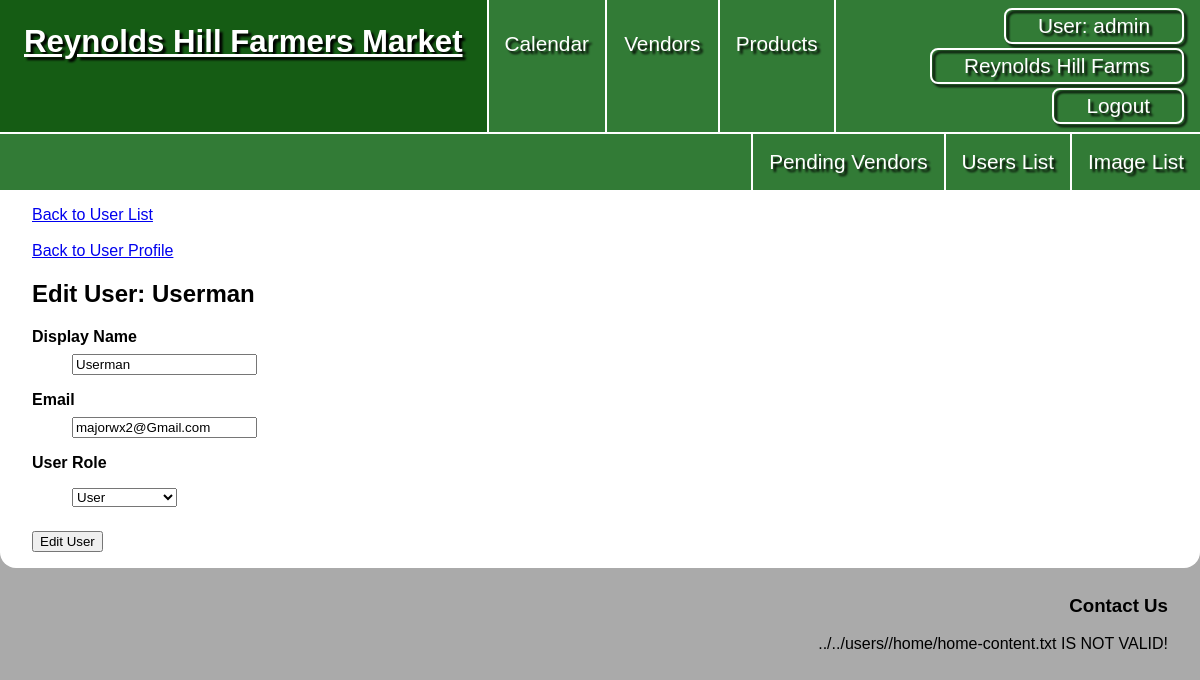
Page /users/edit.php?id=7 (signed in) on the committed database.
### tables this page shows
CREATE TABLE `users` (
  `user_id` int NOT NULL,
  `display_name` varchar(30) NOT NULL,
  `hashed_password` varchar(255) NOT NULL,
  `email` varchar(50) NOT NULL,
  `role` char(1) NOT NULL
);

### private/initialize.php (called while the page is built, shortened)
<?php
  require_once('functions.php');
  require_once('classes/Session.class.php');
  require_once('classes/DatabaseObject.class.php');
  $session = new Session;
?>

### private/classes/Session.class.php (called while the page is built, shortened)
<?php
class Session
{
  private $user_id;
  private $last_login;
  private $role;
  public function is_logged_in() {
    return isset($this->user_id) && $this->last_login_is_recent();
  }
  public function is_admin_logged_in() {
    return $this->is_logged_in() && ($this->role == 'a' || $this->role == 's');
  }
  public function is_super_admin_logged_in() {
    return $this->is_logged_in() && ($this->role == 's');
  }
  private function check_stored_login() {
    if (isset($_SESSION['user_id'])) {
      $this->user_id = $_SESSION['user_id'];
      $this->last_login = $_SESSION['last_login'];
      $this->role = $_SESSION['role'];
    }
  }
  private function last_login_is_recent() {
    if (!isset($this->last_login)) {
      return false;
    } else if (($this->last_login + self::MAX_LOGIN_AGE) < time()) {
      return false;
    } else {
      return true;
    }
  }
}

### private/classes/DatabaseObject.class.php (called while the page is built, shortened)
<?php
class DatabaseObject {
  static protected $database;
  static protected $table_name = "";
  static protected $db_columns = [];
  static public function set_database($database) {
    self::$database = $database;
  }
  static public function find_by_sql($sql) {
    $result = self::$database->query($sql);
    $object_array = [];
    while($record = $result->fetch_assoc()) {
      $object_array[] = static::instantiate($record);
    }
    if(count($object_array) > 0){
      return $object_array;
    } else {
      return false;
    }
  }
  static public function find_by_id($id) {
    $sql = "SELECT * FROM " . static::$table_name . " ";
    $sql .= "WHERE " . static::$db_columns[0] . "='" . self::$database->escape_string($id) . "'";
    $obj_array = static::find_by_sql($sql);
    if(!empty($obj_array)) {
      return array_shift($obj_array);
    } else {
      return false;
    }
  }
  static protected function instantiate($record) {
    $object = new static;
    foreach($record as $property => $value) {
      if(property_exists($object, $property)) {
        $object->$property = $value;
      }
    }
    return $object;
  }
}
?>

### public/users/edit.php (the view, shortened to what this page needs)
<?php require_once('../../private/initialize.php');
$user_id = h($_GET['id']);
$user = User::find_by_id($user_id);
?>
<?php include(SHARED_PATH . '/public_header.php'); ?>
<main>
  <?php
  if ($session->is_admin_logged_in()) { ?>
    <a href="<?php echo url_for('/users/list.php'); ?>">Back to User List</a><br><br>
  <?php
  } ?>
  <a href="<?php echo url_for('/users/show.php?id=' . $user_id); ?>">Back to User Profile</a>
  <h2>Edit User: <?php echo $user->display_name; ?></h2>
  <form action="<?php echo url_for('/users/edit.php?id=' . $user->user_id); ?>" method="post">
    <dl>
    <?php include('form_fields.php'); ?>
    <?php
    if ($session->is_super_admin_logged_in()) { ?>
      <dt>User Role<dt>
      <dd>
        <select id="user-role" name="user[role]" required>
          <option value="m" <?php echo ($user->role == 'm') ? 'selected' : ''; ?>>User</option>
        </select>
      </dd>
    <?php
    }
    ?>
    </dl>
    <input type="submit" value="Edit User">
  </form>
</main>
<?php include(SHARED_PATH . '/public_footer.php'); ?>

### public/users/form_fields.php (shortened to what this page needs)
<dt>Display Name</dt>
<dd>
  <input type="text" id="display-name" name="user[display_name]" value="<?php echo h($user->display_name); ?>" required>
</dd>
<dt>Email</dt>
<dd>
  <input type="text" id="email" name="user[email]" value="<?php echo h($user->email); ?>" required>
</dd>

### public/css/styles.css (style rules this page uses)
* { box-sizing: border-box; }
html { font: 16px Verdana, Geneva, Tahoma, sans-serif; }
body { background-color: #aaa; margin: 0; }
main { padding: 1rem 2rem; }
main input[type="submit"] { margin-top: .5rem; }
dt { font-weight: bold; margin: 1rem 0 .5rem; }

### rows in the picture
users: display_name "Userman", email "majorwx2@Gmail.com", role "User"

### other values in the picture
$session->display_name "admin"
$session->active_vendor_name "Reynolds Hill Farms"
$filepath "../../users//home/home-content.txt"
